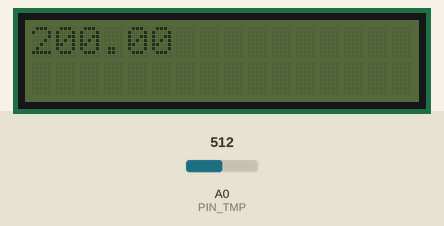
This sketch was run on a simulated Arduino Uno, built with avr-gcc and run on an emulated ATmega328P. Shown: 16×2 character LCD. Inputs (shaded band) come from the test bench; at power-on: A0 (PIN_TMP) = 512.

Above: at 1.2 s.
1.3 s: A0 (PIN_TMP) set to 716
At 2.5 s:
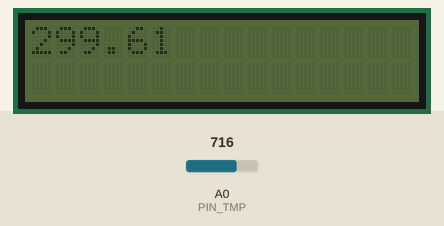
5.6 s: A0 (PIN_TMP) set to 900
At 6.9 s:
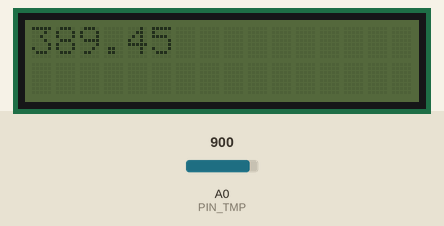
7.6 s: A0 (PIN_TMP) set to 1023
At 9.0 s:
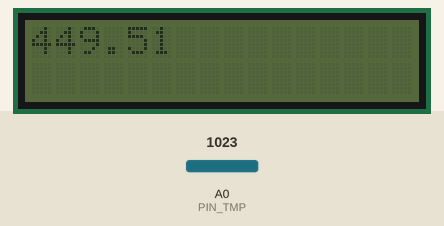
Timing chart, 0 to 10.6 s (numbered marks = the images above; inputs shaded):
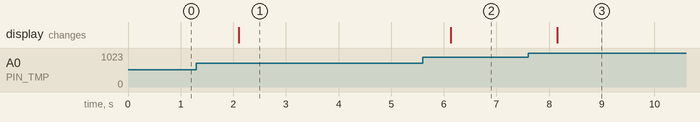

Measured:
- after the input at 1.3 s, the display: changes after 0.80 s (image 1)
- after the input at 5.6 s, the display: changes after 0.54 s (image 2)
- after the input at 7.6 s, the display: changes after 0.55 s (image 3)

The sketch:

temperature-sensor.ino
```cpp
#include <Wire.h>
#include <LiquidCrystal_I2C.h>

// TMP sensor connect to A0
#define PIN_TMP 0

int analogValue = 0;
float voltage = 0;
float celsius = 0;
int serialCmd;

LiquidCrystal_I2C lcd(0x27,16,2);

void setup() {
  Serial.begin(9600);

  lcd.init();
  // lcd.backlight();
  lcd.print("ALL CLEAR!");
}

void loop() {
  analogValue = analogRead(PIN_TMP);
  voltage = analogValue * 5000.0 / 1024;
  celsius = (voltage - 500) / 10;

  // show temperature on LCD
  lcd.clear();
  lcd.print(celsius);

  // send to serial if necessary
  if(Serial.available() && Serial.read() == 71 /* G */) {
    Serial.println(celsius);
  }

  delay(1000);
}
```
